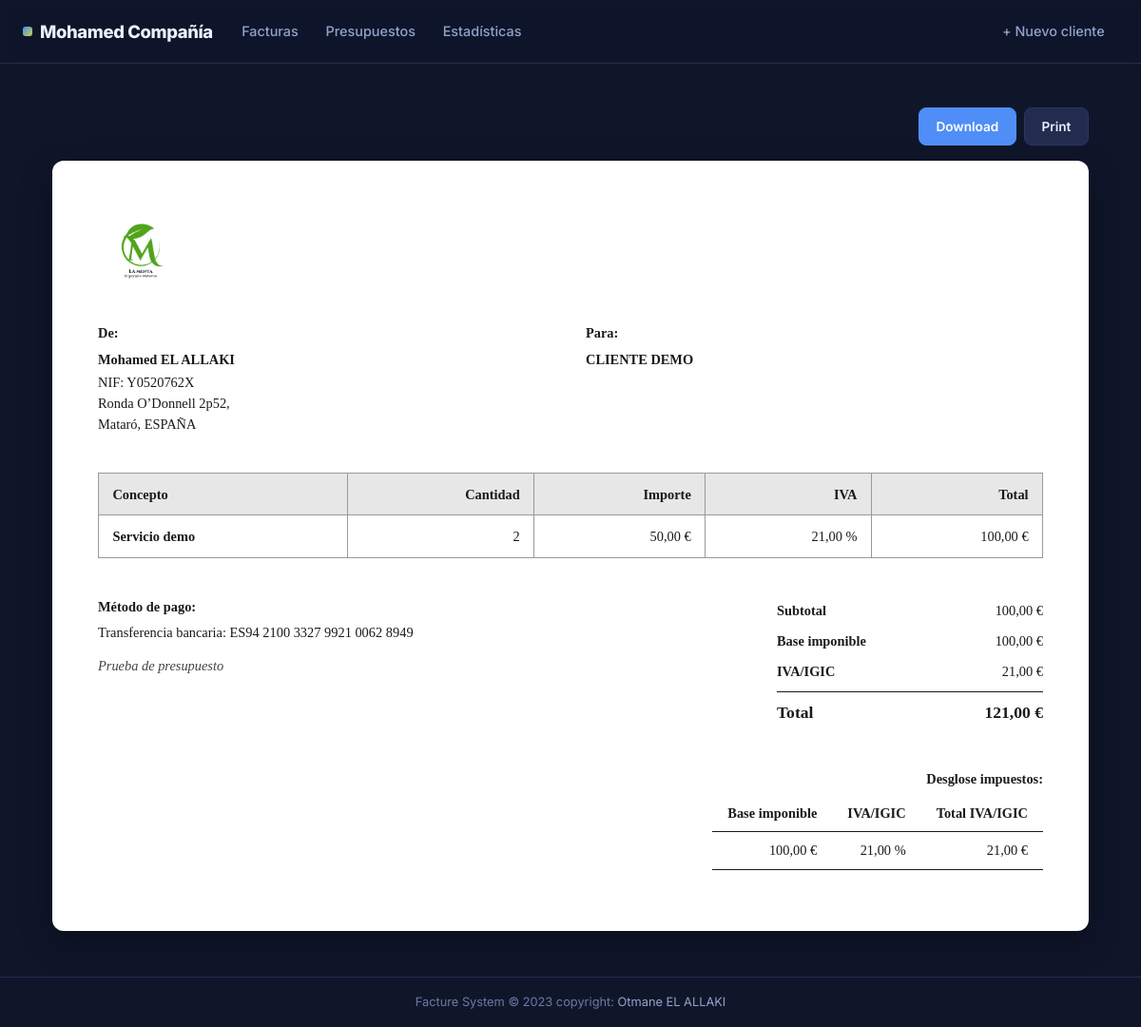
/view-presupuesto/6 (signed in), run on the app's committed database.
### fact_app/models.py (models this page shows, shortened)
class Presupuesto(models.Model):
    STATUS_CHOICES = (
        ('draft', _('Borrador')),
        ('sent', _('Enviado')),
        ('accepted', _('Aceptado')),
        ('rejected', _('Rechazado')),
    )
    customer = models.ForeignKey(Customer, on_delete=models.CASCADE)
    save_by = models.ForeignKey(User, on_delete=models.PROTECT)
    presupuesto_date_time = models.DateTimeField(auto_now_add=True)
    valid_until = models.DateField(null=True, blank=True)
    last_updated_date = models.DateTimeField(null=True, blank=True)
    status = models.CharField(max_length=10, choices=STATUS_CHOICES, default='draft')
    comments = models.TextField(null=True, max_length=1000, blank=True)
    tax = models.DecimalField(max_digits=100, decimal_places=2)
    class Meta:
        verbose_name = "Presupuesto"
        verbose_name_plural = "Presupuestos"
    @property
    def get_total(self):
        articles = self.presupuestoarticle_set.all()
        total = sum(article.get_total for article in articles)
        return total
    @property
    def get_tax_amount(self):
        return self.get_total * self.tax / 100
    def get_total_taxed(self):
        articles = self.presupuestoarticle_set.all()
        total = sum(article.get_total for article in articles) + sum(article.get_total for article in articles) * self.tax/100
        return total

class Customer(models.Model):
    SEX_TYPES = (
        ('M', _('Male')),
        ('F', _('Feminine')),
    )
    name = models.CharField(max_length=132)
    email = models.EmailField()
    phone = models.CharField(max_length=132)
    address = models.CharField(max_length=64)
    sex = models.CharField(max_length=1, choices=SEX_TYPES)
    age = models.CharField(max_length=20)
    city = models.CharField(max_length=32)
    created_date = models.DateTimeField(auto_now_add=True)
    save_by = models.ForeignKey(User, on_delete=models.PROTECT)
    class Meta:
        verbose_name = "Customer"
        verbose_name_plural = "Customers"

class PresupuestoArticle(models.Model):
    presupuesto = models.ForeignKey(Presupuesto, on_delete=models.CASCADE)
    name = models.CharField(max_length=32)
    quantity = models.IntegerField()
    unit_price = models.DecimalField(max_digits=1000, decimal_places=2)
    total = models.DecimalField(max_digits=1000, decimal_places=2)
    class Meta:
        verbose_name = 'Presupuesto Article'
        verbose_name_plural = 'Presupuesto Articles'
    @property
    def get_total(self):
        total = self.quantity * self.unit_price
        return total

### fact_app/views.py (the view)
# urls.py: path('view-presupuesto/<int:pk>', views.PresupuestoVisualizationView.as_view(), name='view-presupuesto'),
class PresupuestoVisualizationView(LoginRequiredSuperuserMixim, View):
    template_name = 'presupuesto.html'
    def get(self, request, *args, **kwargs):
        pk = kwargs.get('pk')
        context = get_presupuesto(pk)
        return render(request, self.template_name, context)

### fact_app/templatetags/doc_extras.py (called while the page is built)
def _spanish_number(value, decimals=2):
    try:
        value = float(value)
    except (TypeError, ValueError):
        return value
    formatted = f"{value:,.{decimals}f}"
    formatted = formatted.replace(",", "X").replace(".", ",").replace("X", ".")
    return formatted

@register.filter
def eur(value):
    return f"{_spanish_number(value)} €"

@register.filter
def pct(value):
    return f"{_spanish_number(value)} %"

### fact_app/utils.py (called while the page is built)
def get_presupuesto(pk):
    obj = Presupuesto.objects.get(pk=pk)
    articles = obj.presupuestoarticle_set.all()
    context = {
        'obj': obj,
        'articles': articles
    }
    return context

### templates/presupuesto.html (shortened to what this page needs)
{% extends "base.html" %}
{% load static %}
{% load doc_extras %}
{% block content %}
<div class="doc-topbar">
    <a href="{% url 'presupuesto-pdf' pk=obj.pk %}" class="btn btn-primary">
         Download
    </a>
    <a href="{% url 'presupuesto-pdf' pk=obj.pk %}?inline=1" target="_blank" class="btn btn-secondary">
         Print
    </a>
</div>
<div class="doc-page">
    <img src="{% static 'images/Logo.png' %}" class="doc-logo" alt="Logo">
    <div class="doc-parties">
        <div class="doc-party">
            <div class="doc-party-title">De:</div>
            <div class="doc-party-name">Mohamed EL ALLAKI</div>
            <div class="doc-party-line">NIF: Y0520762X</div>
            <div class="doc-party-line">Ronda O&rsquo;Donnell 2p52,</div>
            <div class="doc-party-line">Mataró, ESPAÑA</div>
        </div>
        <div class="doc-party">
            <div class="doc-party-title">Para:</div>
            <div class="doc-party-name doc-party-name-client">{{ obj.customer.name }}</div>
        </div>
    </div>
    <table class="doc-table">
        <thead>
            <tr>
                <th class="doc-col-concepto">Concepto</th>
                <th class="doc-col-num">Cantidad</th>
                <th class="doc-col-num">Importe</th>
                <th class="doc-col-num">IVA</th>
                <th class="doc-col-num">Total</th>
            </tr>
        </thead>
        <tbody>
            {% for article in articles %}
            <tr>
                <td class="doc-col-concepto"><strong>{{ article.name }}</strong></td>
                <td class="doc-col-num">{{ article.quantity }}</td>
                <td class="doc-col-num">{{ article.unit_price|eur }}</td>
                <td class="doc-col-num">{{ obj.tax|pct }}</td>
                <td class="doc-col-num">{{ article.get_total|eur }}</td>
            </tr>
            {% endfor %}
        </tbody>
    </table>
    <div class="doc-bottom">
        <div class="doc-payment">
            <div class="doc-section-title">Método de pago:</div>
            <div>Transferencia bancaria: ES94 2100 3327 9921 0062 8949</div>
            {% if obj.comments %}
            <div class="doc-comments">{{ obj.comments }}</div>
            {% endif %}
        </div>
        <div class="doc-totals">
            <div class="doc-totals-row">
                <span>Subtotal</span>
                <span>{{ obj.get_total|eur }}</span>
            </div>
            <div class="doc-totals-row">
                <span>Base imponible</span>
                <span>{{ obj.get_total|eur }}</span>
            </div>
            <div class="doc-totals-row">
                <span>IVA/IGIC</span>
                <span>{{ obj.get_tax_amount|eur }}</span>
            </div>
            <div class="doc-totals-row doc-totals-total">
                <span>Total</span>
                <span>{{ obj.get_total_taxed|eur }}</span>
            </div>
        </div>
    </div>
    <div class="doc-tax-breakdown">
        <div class="doc-section-title doc-tax-title">Desglose impuestos:</div>
        <table class="doc-tax-table">
            <thead>
                <tr>
                    <th>Base imponible</th>
                    <th>IVA/IGIC</th>
                    <th>Total IVA/IGIC</th>
                </tr>
            </thead>
            <tbody>
                <tr>
                    <td>{{ obj.get_total|eur }}</td>
                    <td>{{ obj.tax|pct }}</td>
                    <td>{{ obj.get_tax_amount|eur }}</td>
                </tr>
            </tbody>
        </table>
    </div>
</div>
{% endblock content %}

### static/style.css (style rules this page uses)
:root { --bg: #10162a; --bg-elevated: #1a2340; --bg-elevated-2: #212c4f; --bg-sunken: #0c1122; --border: #2b3560; --border-soft: #232d51; --text: #eaf0ff; --text-muted: #93a2c9; --text-faint: #6b7aa3; --accent: #4f8ef7; --accent-hover: #6fa4ff; --accent-soft: rgba(79, 142, 247, 0.16); --accent-2: #c0d64a; --success: #34c77b; --success-soft: rgba(52, 199, 123, 0.16); --warning: #f5b942; --warning-soft: rgba(245, 185, 66, 0.16); --danger: #ef5b5b; --danger-soft: rgba(239, 91, 91, 0.16); --radius-sm: 8px; --radius: 12px; --radius-lg: 18px; --shadow-sm: 0 2px 8px rgba(3, 6, 16, 0.35); --shadow: 0 12px 32px rgba(3, 6, 16, 0.45); --font-sans: 'Inter', -apple-system, BlinkMacSystemFont, 'Segoe UI', Roboto, Helvetica, Arial, sans-serif; --chart-accent: #4f8ef7; --chart-success: #22a06a; --chart-warning: #bf8318; --chart-danger: #ef5b5b; --chart-draft: #6b7aa8; --chart-grid: rgba(255, 255, 255, 0.08); }
* { box-sizing: border-box; }
body { margin: 0; padding: 0; font: 400 .9rem/1.55 var(--font-sans); color: var(--text); background: var(--bg); position: relative; min-height: 100%; -webkit-font-smoothing: antialiased; }
a { color: var(--accent); }
.btn { font-family: var(--font-sans); font-weight: 600; font-size: .85rem; border-radius: var(--radius-sm); padding: .55rem 1.1rem; border: 1px solid transparent; transition: transform .1s ease, box-shadow .15s ease, background-color .15s ease, border-color .15s ease; }
.btn-primary { background: var(--accent); border-color: var(--accent); color: #ffffff; }
.btn-secondary { background: var(--bg-elevated-2); border-color: var(--border); color: var(--text); }
.doc-topbar { display: flex; justify-content: flex-end; gap: .5rem; margin: 1.5rem 0 1rem 0; }
.doc-page { background: #ffffff; color: #1a1a1a; font-family: Georgia, 'Times New Roman', Times, serif; padding: 3rem 3rem 4rem 3rem; margin-bottom: 3rem; border-radius: var(--radius); box-shadow: var(--shadow); }
.doc-logo { width: 90px; height: 90px; object-fit: contain; margin-bottom: 2rem; }
.doc-parties { display: flex; flex-wrap: wrap; gap: 2rem; margin-bottom: 2.5rem; }
.doc-party { flex: 1 1 260px; }
.doc-party-title { font-weight: 700; margin-bottom: .35rem; }
.doc-party-name { font-weight: 700; margin-bottom: .2rem; }
.doc-party-name-client { text-transform: uppercase; }
.doc-party-line { line-height: 1.5; }
.doc-table { width: 100%; border-collapse: collapse; margin-bottom: 2.5rem; }
.doc-table th, .doc-table td { border: 1px solid #999999; padding: .65rem .9rem; }
.doc-table thead th { background: #e7e7e7; font-weight: 700; text-align: left; }
.doc-table .doc-col-num { text-align: right; white-space: nowrap; }
.doc-table thead th.doc-col-num { text-align: right; }
.doc-bottom { display: flex; flex-wrap: wrap; justify-content: space-between; gap: 2rem; margin-bottom: 2.5rem; }
.doc-section-title { font-weight: 700; margin-bottom: .35rem; }
.doc-payment { flex: 1 1 320px; }
.doc-comments { margin-top: .75rem; color: #444444; font-style: italic; }
.doc-totals { flex: 0 1 280px; min-width: 240px; }
.doc-totals-row { display: flex; justify-content: space-between; gap: 1rem; padding: .3rem 0; }
.doc-totals-row span:first-child { font-weight: 700; }
.doc-totals-total { border-top: 1px solid #1a1a1a; margin-top: .3rem; padding-top: .5rem; font-weight: 700; font-size: 1.1rem; }
.doc-tax-breakdown { display: flex; flex-direction: column; align-items: flex-end; }
.doc-tax-title { align-self: flex-end; }
.doc-tax-table { border-collapse: collapse; min-width: 320px; }
.doc-tax-table th, .doc-tax-table td { padding: .5rem 1rem; text-align: right; }
.doc-tax-table thead th { border-bottom: 1px solid #1a1a1a; font-weight: 700; }
.doc-tax-table tbody td { border-bottom: 1px solid #1a1a1a; }

### data on the page
Presupuesto: customer.name "CLIENTE DEMO", tax|pct "21,00 %", comments "Prueba de presupuesto", get_total|eur "100,00 €", get_tax_amount|eur "21,00 €", get_total_taxed|eur "121,00 €"
PresupuestoArticle: name "Servicio demo", quantity "2", unit_price|eur "50,00 €", get_total|eur "100,00 €"
